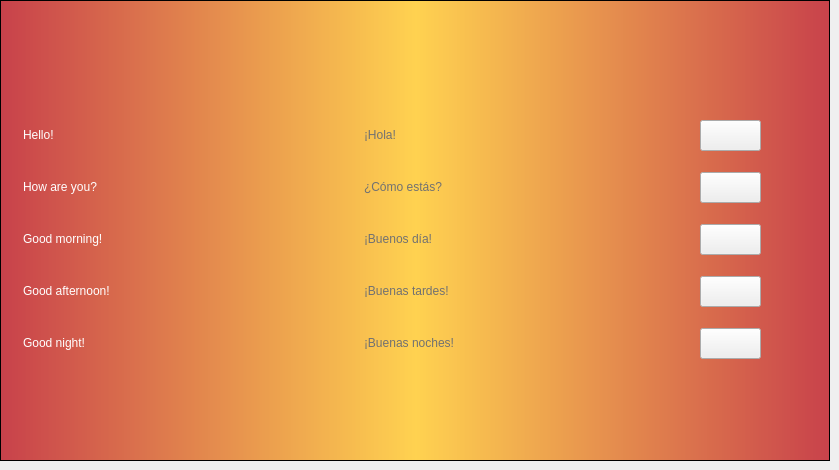
  <widget class="QWidget" name="tab_12">
   <attribute name="title">
    <string>Spanish</string>
   </attribute>
   <widget class="QFrame" name="frame_12">
    <property name="geometry">
     <rect>
      <x>0</x>
      <y>0</y>
      <width>830</width>
      <height>461</height>
     </rect>
    </property>
    <property name="styleSheet">
     <string notr="true">QFrame {
	color: white;
}

QFrame#frame_12 { 
	background-color: qlineargradient(spread:pad, x1:0, y1:0, x2:1, y2:0, stop:0 rgba(200, 65, 75, 255), stop:0.5 rgba(255, 210, 80, 255), stop:1 rgba(200, 65, 75, 255));
}</string>
    </property>
    <property name="frameShape">
     <enum>QFrame::StyledPanel</enum>
    </property>
    <property name="frameShadow">
     <enum>QFrame::Raised</enum>
    </property>
    <widget class="QLabel" name="lb_flag_spanish">
     <property name="geometry">
      <rect>
       <x>364</x>
       <y>20</y>
       <width>102</width>
       <height>64</height>
      </rect>
     </property>
     <property name="styleSheet">
      <string notr="true"/>
     </property>
     <property name="text">
      <string/>
     </property>
    </widget>
    <widget class="QLabel" name="label_115">
     <property name="geometry">
      <rect>
       <x>23</x>
       <y>112</y>
       <width>100</width>
       <height>46</height>
      </rect>
     </property>
     <property name="styleSheet">
      <string notr="true">font: 75 28pt &quot;Trebuchet MS&quot;;</string>
     </property>
     <property name="text">
      <string>Hello!</string>
     </property>
    </widget>
    <widget class="QLabel" name="label_116">
     <property name="geometry">
      <rect>
       <x>23</x>
       <y>320</y>
       <width>196</width>
       <height>46</height>
      </rect>
     </property>
     <property name="styleSheet">
      <string notr="true">font: 75 28pt &quot;Trebuchet MS&quot;;</string>
     </property>
     <property name="text">
      <string>Good night!</string>
     </property>
    </widget>
    <widget class="QLabel" name="label_117">
     <property name="geometry">
      <rect>
       <x>23</x>
       <y>164</y>
       <width>219</width>
       <height>46</height>
      </rect>
     </property>
     <property name="styleSheet">
      <string notr="true">font: 75 28pt &quot;Trebuchet MS&quot;;</string>
     </property>
     <property name="text">
      <string>How are you?</string>
     </property>
    </widget>
    <widget class="QLabel" name="label_118">
     <property name="geometry">
      <rect>
       <x>23</x>
       <y>216</y>
       <width>246</width>
       <height>46</height>
      </rect>
     </property>
     <property name="styleSheet">
      <string notr="true">font: 75 28pt &quot;Trebuchet MS&quot;;</string>
     </property>
     <property name="text">
      <string>Good morning!</string>
     </property>
    </widget>
    <widget class="QLabel" name="label_119">
     <property name="geometry">
      <rect>
       <x>23</x>
       <y>268</y>
       <width>273</width>
       <height>46</height>
      </rect>
     </property>
     <property name="styleSheet">
      <string notr="true">font: 75 28pt &quot;Trebuchet MS&quot;;</string>
     </property>
     <property name="text">
      <string>Good afternoon!</string>
     </property>
    </widget>
    <widget class="QPushButton" name="bt_spanish_1">
     <property name="enabled">
      <bool>true</bool>
     </property>
     <property name="geometry">
      <rect>
       <x>700</x>
       <y>120</y>
       <width>61</width>
       <height>31</height>
      </rect>
     </property>
     <property name="styleSheet">
      <string notr="true"/>
     </property>
     <property name="text">
      <string/>
     </property>
    </widget>
    <widget class="QPushButton" name="bt_spanish_2">
     <property name="geometry">
      <rect>
       <x>700</x>
       <y>172</y>
       <width>61</width>
       <height>31</height>
      </rect>
     </property>
     <property name="text">
      <string/>
     </property>
    </widget>
    <widget class="QPushButton" name="bt_spanish_3">
     <property name="geometry">
      <rect>
       <x>700</x>
       <y>224</y>
       <width>61</width>
       <height>31</height>
      </rect>
     </property>
     <property name="text">
      <string/>
     </property>
    </widget>
    <widget class="QPushButton" name="bt_spanish_4">
     <property name="geometry">
      <rect>
       <x>700</x>
       <y>276</y>
       <width>61</width>
       <height>31</height>
      </rect>
     </property>
     <property name="text">
      <string/>
     </property>
    </widget>
    <widget class="QPushButton" name="bt_spanish_5">
     <property name="geometry">
      <rect>
       <x>700</x>
       <y>328</y>
       <width>61</width>
       <height>31</height>
      </rect>
     </property>
     <property name="text">
      <string/>
     </property>
    </widget>
    <widget class="QLabel" name="label_120">
     <property name="geometry">
      <rect>
       <x>364</x>
       <y>216</y>
       <width>246</width>
       <height>46</height>
      </rect>
     </property>
     <property name="styleSheet">
      <string notr="true">font: 75 28pt &quot;Trebuchet MS&quot;;
color: #717171;</string>
     </property>
     <property name="text">
      <string>¡Buenos día!</string>
     </property>
    </widget>
    <widget class="QLabel" name="label_121">
     <property name="geometry">
      <rect>
       <x>364</x>
       <y>164</y>
       <width>219</width>
       <height>46</height>
      </rect>
     </property>
     <property name="styleSheet">
      <string notr="true">font: 75 28pt &quot;Trebuchet MS&quot;;
color: #717171;</string>
     </property>
     <property name="text">
      <string>¿Cómo estás?</string>
     </property>
    </widget>
    <widget class="QLabel" name="label_122">
     <property name="geometry">
      <rect>
       <x>364</x>
       <y>268</y>
       <width>273</width>
       <height>46</height>
      </rect>
     </property>
     <property name="styleSheet">
      <string notr="true">font: 75 28pt &quot;Trebuchet MS&quot;;
color: #717171;</string>
     </property>
     <property name="text">
      <string>¡Buenas tardes!</string>
     </property>
    </widget>
    <widget class="QLabel" name="label_123">
     <property name="geometry">
      <rect>
       <x>364</x>
       <y>320</y>
       <width>271</width>
       <height>46</height>
      </rect>
     </property>
     <property name="styleSheet">
      <string notr="true">font: 75 28pt &quot;Trebuchet MS&quot;;
color: #717171;</string>
     </property>
     <property name="text">
      <string>¡Buenas noches! </string>
     </property>
    </widget>
    <widget class="QLabel" name="label_124">
     <property name="geometry">
      <rect>
       <x>364</x>
       <y>112</y>
       <width>221</width>
       <height>46</height>
      </rect>
     </property>
     <property name="styleSheet">
      <string notr="true">font: 75 28pt &quot;Trebuchet MS&quot;;
color: #717171;</string>
     </property>
     <property name="text">
      <string>¡Hola!</string>
     </property>
    </widget>
   </widget>
  </widget>
